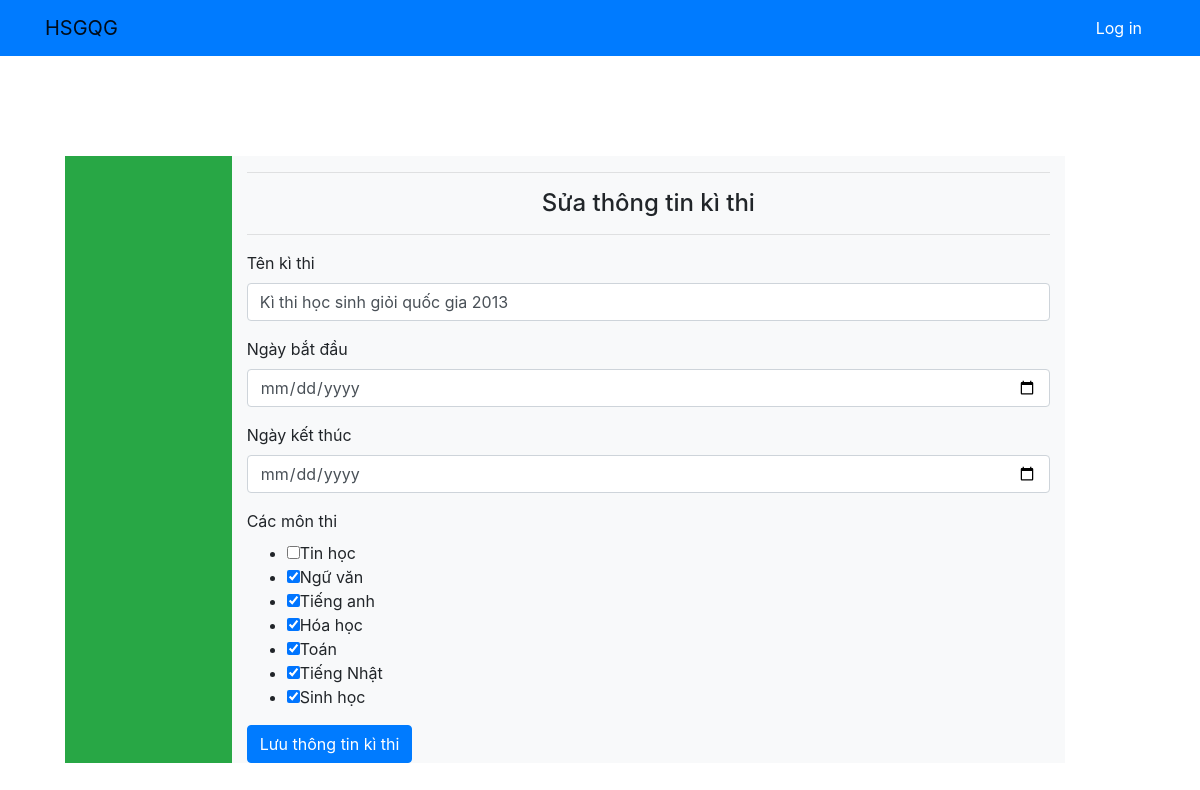
The app's page /contest/edit_contest/3/ with its own data.
### core/models.py (models this page shows, shortened)
class Contest(models.Model):
    name = models.CharField(max_length = 50)
    day_start = models.DateField(auto_now=False)
    day_end = models.DateField(auto_now=False)
    subjects = models.ManyToManyField('Subject')

class Subject(models.Model):
    name = models.CharField(max_length=30)
    def __str__(self):
        return self.name

### core/views.py (the view)
# urls.py: path('contest/edit_contest/<int:my_id>/', views.edit_contest, name='edit_contest'),
def edit_contest(request, my_id):
    contest = Contest.objects.get(id=my_id)
    subjects_in_contest = contest.subjects.all()
    print(subjects_in_contest)
    all_subjects = Subject.objects.all()
    print(all_subjects)
    return render(request, 'contest/edit_contest.html', {
        'contest':contest,
        'subjects_in_contest':subjects_in_contest,
        'all_subjects': all_subjects,
    })

### ContestManagement4/templates/contest/edit_contest.html (shortened to what this page needs)
{% extends 'base.html' %}
{% block content %}
    <h4 class="text-center">Sửa thông tin kì thi</h4>
    <hr>
    <form action=" {% url 'update_contest' contest.id %} " method='POST'>
            <div class="form-group">
                <label for="contest_name">Tên kì thi</label>
                <input type="text" class="form-control" id="contest_name" name="contest_name" value="{{ contest.name }}">
            </div>
            <div class="form-group">
                <label for="day_start">Ngày bắt đầu</label>
                <input type="date" class="form-control" id="day_start" name="day_start" value="{{ contest.day_start }}">
            </div>
            <div class="form-group">
                <label for="day_end">Ngày kết thúc</label>
                <input type="date" class="form-control" id="day_end" name="day_end" value="{{ contest.end }}">
            </div>
            <div class="form-group">
                <label for="subject">Các môn thi</label>
                <ul>
                    {% for subject in all_subjects %}
                        {% if subject in subjects_in_contest %}
                            <li><input class="form-check-label" type="checkbox" id="subject" name="subject" value="{{ subject.name }}" checked>{{ subject.name }} </li>
                        {% else %}
                            <li><input class="form-check-label" type="checkbox" id="subject" name="subject" value="{{ subject.name }}">{{ subject.name }}</li>
                        {% endif %}
                    {% endfor %}
                </ul>
            </div>
            <button type="sutbmit" class="btn btn-primary">Lưu thông tin kì thi</button>
    </form>
{% endblock content %}

### records on screen
Contest: contest_name "Kì thi học sinh giỏi quốc gia 2013"
Subject: name "Tin học"
Subject: name "Ngữ văn"
Subject: name "Tiếng anh"
Subject: name "Hóa học"
Subject: name "Toán"
Subject: name "Tiếng Nhật"
Subject: name "Sinh học"
